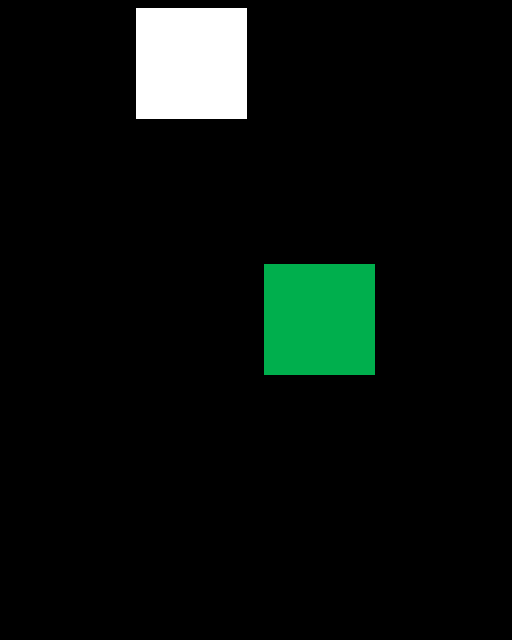

Rendered tile map (Tiled .tmx) drawn with the repository's tilesets; below, a short description and the full map source, tile grids included:
An orthogonal 4x5 tile map with 128x128 px tiles, 1 tile layer (Tile Layer 1).

<map version="1.0" orientation="orthogonal" renderorder="right-down" width="4" height="5" tilewidth="128" tileheight="128" nextobjectid="1">
 <tileset firstgid="1" name="BaseTileset" tilewidth="128" tileheight="128" tilecount="64" columns="8">
  <image source="../../Art/BaseTileset.png" width="1024" height="1024" />
 </tileset>
 <layer name="Tile Layer 1" width="4" height="5">
  <data encoding="csv">
0,1,0,0,
0,0,0,0,
0,0,3,0,
0,0,0,0,
0,0,0,0
</data>
 </layer>
</map>
